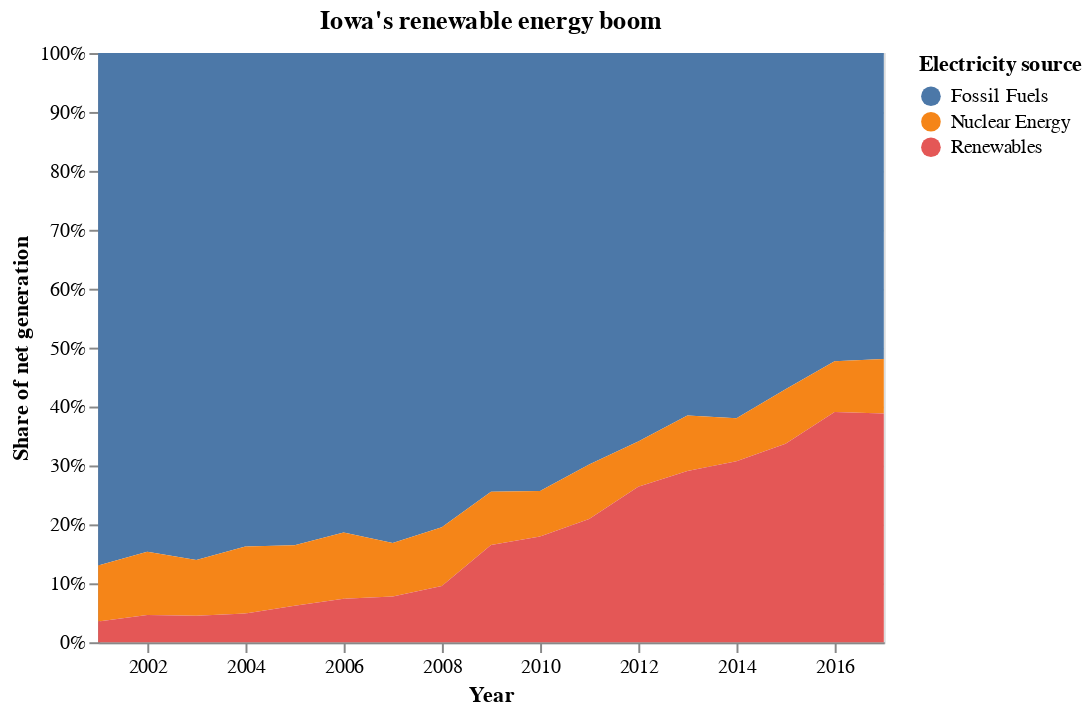

Notebook source saved alongside this figure:
### Markdown cell above
### Normalized stacked area chart, manicured

### Code cell
alt.Chart(
    data,
    title="Iowa's renewable energy boom"  # Name it
).mark_area().encode(
    x=alt.X(
        "year:T",
        timeUnit="year",  # Fix the X ticks by setting the time unit to display
        axis=alt.Axis(title="Year")  # Clean up the X label 
    ),
    y=alt.Y(
        "net_generation:Q",
        stack="normalize",
        axis=alt.Axis(title="Share of net generation", format=".0%"),  # Set the Y ticks to %
    ),
    color=alt.Color(
        "source:N",
        legend=alt.Legend(title="Electricity source"),  # Clean up the legend title
    )
)

### Figure 1 — Vega-Lite specification as saved in the notebook (floating-point values rounded to 4 significant figures)
{"$schema": "https://vega.github.io/schema/vega-lite/v2.4.1.json", "config": {"view": {"height": 300, "width": 400}}, "data": {"values": [{"net_generation": 35361, "source": "Fossil Fuels", "year": "2001-01-01"}, {"net_generation": 35991, "source": "Fossil Fuels", "year": "2002-01-01"}, {"net_generation": 36234, "source": "Fossil Fuels", "year": "2003-01-01"}, {"net_generation": 36205, "source": "Fossil Fuels", "year": "2004-01-01"}, {"net_generation": 36883, "source": "Fossil Fuels", "year": "2005-01-01"}, {"net_generation": 37014, "source": "Fossil Fuels", "year": "2006-01-01"}, {"net_generation": 41389, "source": "Fossil Fuels", "year": "2007-01-01"}, {"net_generation": 42734, "source": "Fossil Fuels", "year": "2008-01-01"}, {"net_generation": 38620, "source": "Fossil Fuels", "year": "2009-01-01"}, {"net_generation": 42750, "source": "Fossil Fuels", "year": "2010-01-01"}, {"net_generation": 39361, "source": "Fossil Fuels", "year": "2011-01-01"}, {"net_generation": 37379, "source": "Fossil Fuels", "year": "2012-01-01"}, {"net_generation": 34873, "source": "Fossil Fuels", "year": "2013-01-01"}, {"net_generation": 35250, "source": "Fossil Fuels", "year": "2014-01-01"}, {"net_generation": 32319, "source": "Fossil Fuels", "year": "2015-01-01"}, {"net_generation": 28437, "source": "Fossil Fuels", "year": "2016-01-01"}, {"net_generation": 29329, "source": "Fossil Fuels", "year": "2017-01-01"}, {"net_generation": 3853, "source": "Nuclear Energy", "year": "2001-01-01"}, {"net_generation": 4574, "source": "Nuclear Energy", "year": "2002-01-01"}, {"net_generation": 3988, "source": "Nuclear Energy", "year": "2003-01-01"}, {"net_generation": 4929, "source": "Nuclear Energy", "year": "2004-01-01"}, {"net_generation": 4538, "source": "Nuclear Energy", "year": "2005-01-01"}, {"net_generation": 5095, "source": "Nuclear Energy", "year": "2006-01-01"}, {"net_generation": 4519, "source": "Nuclear Energy", "year": "2007-01-01"}, {"net_generation": 5282, "source": "Nuclear Energy", "year": "2008-01-01"}, {"net_generation": 4679, "source": "Nuclear Energy", "year": "2009-01-01"}, {"net_generation": 4451, "source": "Nuclear Energy", "year": "2010-01-01"}, {"net_generation": 5215, "source": "Nuclear Energy", "year": "2011-01-01"}, {"net_generation": 4347, "source": "Nuclear Energy", "year": "2012-01-01"}, {"net_generation": 5321, "source": "Nuclear Energy", "year": "2013-01-01"}, {"net_generation": 4152, "source": "Nuclear Energy", "year": "2014-01-01"}, {"net_generation": 5243, "source": "Nuclear Energy", "year": "2015-01-01"}, {"net_generation": 4703, "source": "Nuclear Energy", "year": "2016-01-01"}, {"net_generation": 5214, "source": "Nuclear Energy", "year": "2017-01-01"}, {"net_generation": 1437, "source": "Renewables", "year": "2001-01-01"}, {"net_generation": 1963, "source": "Renewables", "year": "2002-01-01"}, {"net_generation": 1885, "source": "Renewables", "year": "2003-01-01"}, {"net_generation": 2102, "source": "Renewables", "year": "2004-01-01"}, {"net_generation": 2724, "source": "Renewables", "year": "2005-01-01"}, {"net_generation": 3364, "source": "Renewables", "year": "2006-01-01"}, {"net_generation": 3870, "source": "Renewables", "year": "2007-01-01"}, {"net_generation": 5070, "source": "Renewables", "year": "2008-01-01"}, {"net_generation": 8560, "source": "Renewables", "year": "2009-01-01"}, {"net_generation": 10308, "source": "Renewables", "year": "2010-01-01"}, {"net_generation": 11795, "source": "Renewables", "year": "2011-01-01"}, {"net_generation": 14949, "source": "Renewables", "year": "2012-01-01"}, {"net_generation": 16476, "source": "Renewables", "year": "2013-01-01"}, {"net_generation": 17452, "source": "Renewables", "year": "2014-01-01"}, {"net_generation": 19091, "source": "Renewables", "year": "2015-01-01"}, {"net_generation": 21241, "source": "Renewables", "year": "2016-01-01"}, {"net_generation": 21933, "source": "Renewables", "year": "2017-01-01"}]}, "encoding": {"color": {"field": "source", "legend": {"title": "Electricity source"}, "type": "nominal"}, "x": {"axis": {"title": "Year"}, "field": "year", "timeUnit": "year", "type": "temporal"}, "y": {"axis": {"format": ".0%", "title": "Share of net generation"}, "field": "net_generation", "stack": "normalize", "type": "quantitative"}}, "mark": "area", "title": "Iowa's renewable energy boom"}
